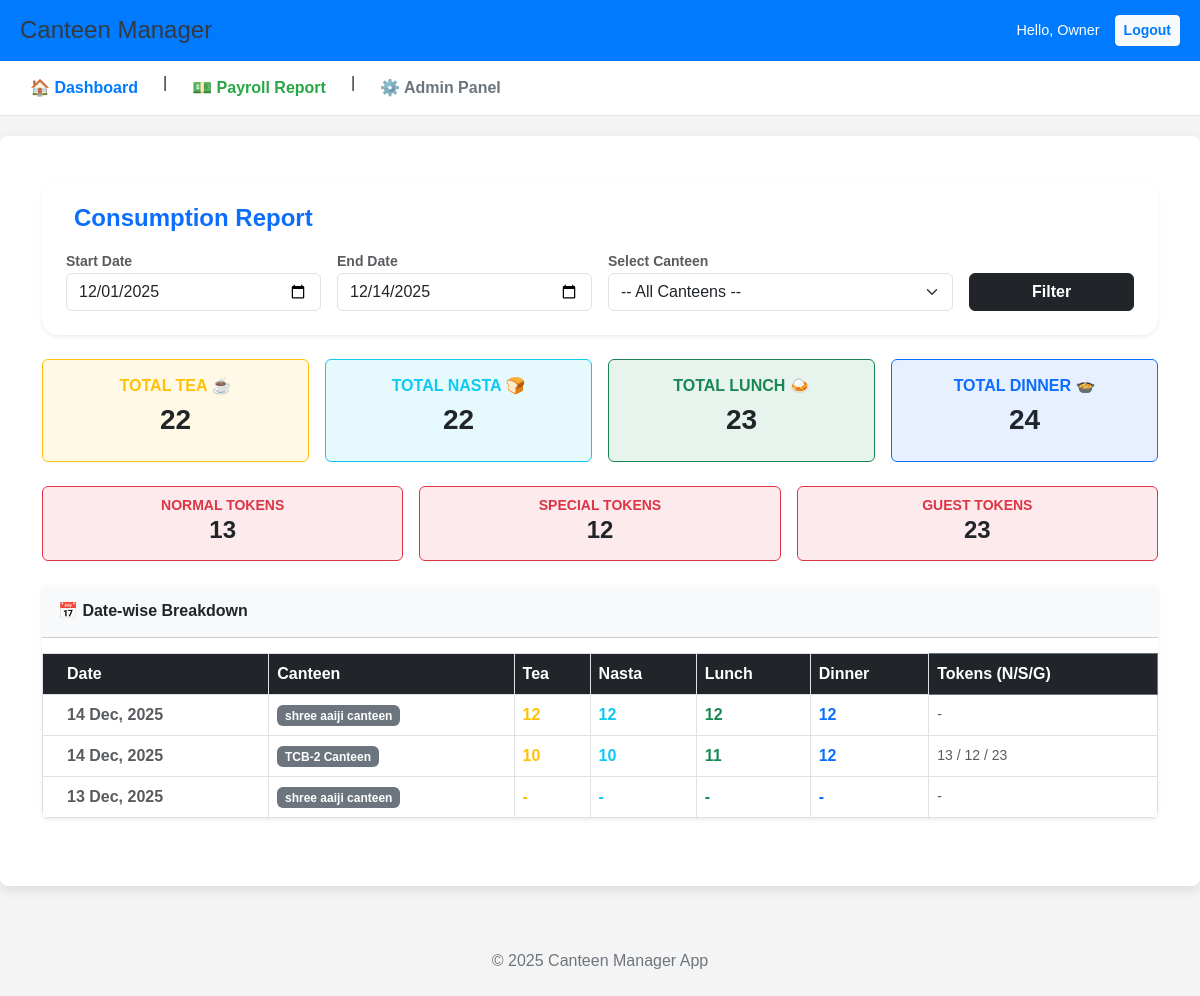
Page /management/report/consumption/ (signed in) on the committed database.
### management/models.py (models this page shows, shortened)
class DailyEntry(models.Model):
    canteen = models.ForeignKey(
        Canteen,
        on_delete=models.CASCADE,
        verbose_name="Canteen Name"
    )
    date = models.DateField(default=date.today, verbose_name="Entry Date")
    lunch_qty = models.IntegerField(default=0, verbose_name="Lunch Qty")
    dinner_qty = models.IntegerField(default=0, verbose_name="Dinner Qty")
    nasta_qty = models.IntegerField(default=0, verbose_name="Nasta Qty")
    tea_qty = models.IntegerField(default=0, verbose_name="Tea Qty") # Shree Aaiji only
    normal_token_qty = models.IntegerField(default=0, verbose_name="Normal Token Qty")
    special_token_qty = models.IntegerField(default=0, verbose_name="Special Token Qty")
    guest_token_qty = models.IntegerField(default=0, verbose_name="Guest Token Qty")
    cash_received = models.DecimalField(max_digits=10, decimal_places=2, default=0.00, null=True, verbose_name="Cash Payment Received")
    online_received = models.DecimalField(max_digits=10, decimal_places=2, default=0.00, null=True, verbose_name="Online Payment Received")
    cash_received = models.DecimalField(
    max_digits=10,
    decimal_places=2,
    default=0.00,
    null=True, # <--- यह जोड़ें
    verbose_name="Cash Payment Received"
    )
    online_received = models.DecimalField(
    max_digits=10,
    decimal_places=2,
    default=0.00,
    null=True, # <--- यह जोड़ें
    verbose_name="Online Payment Received"
    )
    class Meta:
        verbose_name = "Daily Service/Payment Entry"
        verbose_name_plural = "Daily Entries"
        unique_together = ('canteen', 'date') # एक कैंटीन में एक दिन में सिर्फ एक एंट्री
        ordering = ['-date', 'canteen__name']

class Canteen(models.Model):
    BILLING_CHOICES = [
        ('DAILY', 'Daily Payment/Tracking'),
        ('MONTHLY', 'Monthly Fixed Billing'),
    ]
    name = models.CharField(max_length=100, unique=True, verbose_name="Canteen Name")
    location = models.CharField(max_length=255, verbose_name="Location")
    billing_type = models.CharField(
        max_length=10,
        choices=BILLING_CHOICES,
        default='DAILY',
        verbose_name="Billing Type"
    )
    daily_lunch_count = models.IntegerField(default=0, verbose_name="Daily Lunch Count")
    daily_dinner_count = models.IntegerField(default=0, verbose_name="Daily Dinner Count")
    class Meta:
        verbose_name = "Canteen"
        verbose_name_plural = "Canteens"

### management/views.py (the view)
# urls.py: path('report/consumption/', views.consumption_report, name='consumption_report'),
@login_required
def consumption_report(request):
    today = date.today()
    start_date = request.GET.get('start_date', today.replace(day=1).strftime('%Y-%m-%d'))
    end_date = request.GET.get('end_date', today.strftime('%Y-%m-%d'))
    selected_canteen = request.GET.get('canteen')
    entries = DailyEntry.objects.filter(date__range=[start_date, end_date]).order_by('-date')
    if selected_canteen:
        entries = entries.filter(canteen_id=selected_canteen)
    totals = entries.aggregate(
        total_tea=Sum('tea_qty'),
        total_nasta=Sum('nasta_qty'),
        total_lunch=Sum('lunch_qty'),
        total_dinner=Sum('dinner_qty'),
        total_normal=Sum('normal_token_qty'),
        total_special=Sum('special_token_qty'),
        total_guest=Sum('guest_token_qty')
    )
    context = {
        'entries': entries,
        'totals': totals,
        'all_canteens': Canteen.objects.all(),
        'start_date': start_date,
        'end_date': end_date,
        'selected_canteen': int(selected_canteen) if selected_canteen else None
    }
    return render(request, 'management/consumption_report.html', context)

### management/templates/management/consumption_report.html (shortened to what this page needs)
{% extends 'base.html' %}
{% block content %}
<div class="container mt-4 mb-5">
    <div class="card shadow-sm border-0 mb-4 rounded-4">
        <div class="card-body p-4">
            <div class="d-flex flex-wrap justify-content-between align-items-center mb-3">
                <h4 class="fw-bold text-primary mb-0">Consumption Report</h4>
            </div>
            <form method="GET" class="row g-3 align-items-end">
                <div class="col-md-3">
                    <label class="small fw-bold text-muted">Start Date</label>
                    <input type="date" name="start_date" class="form-control" value="{{ start_date }}">
                </div>
                <div class="col-md-3">
                    <label class="small fw-bold text-muted">End Date</label>
                    <input type="date" name="end_date" class="form-control" value="{{ end_date }}">
                </div>
                <div class="col-md-4">
                    <label class="small fw-bold text-muted">Select Canteen</label>
                    <select name="canteen" class="form-select">
                        <option value="">-- All Canteens --</option>
                    </select>
                </div>
                <div class="col-md-2">
                    <button type="submit" class="btn btn-dark w-100 fw-bold"> Filter</button>
                </div>
            </form>
        </div>
    </div>
    <div class="row g-3 mb-4">
        <div class="col-md-3 col-6">
            <div class="card bg-warning bg-opacity-10 border-warning h-100">
                <div class="card-body text-center">
                    <h6 class="text-warning fw-bold">TOTAL TEA ☕</h6>
                    <h3 class="fw-bold text-dark">{{ totals.total_tea|default:0 }}</h3>
                </div>
            </div>
        </div>
        <div class="col-md-3 col-6">
            <div class="card bg-info bg-opacity-10 border-info h-100">
                <div class="card-body text-center">
                    <h6 class="text-info fw-bold">TOTAL NASTA 🍞</h6>
                    <h3 class="fw-bold text-dark">{{ totals.total_nasta|default:0 }}</h3>
                </div>
            </div>
        </div>
        <div class="col-md-3 col-6">
            <div class="card bg-success bg-opacity-10 border-success h-100">
                <div class="card-body text-center">
                    <h6 class="text-success fw-bold">TOTAL LUNCH 🍛</h6>
                    <h3 class="fw-bold text-dark">{{ totals.total_lunch|default:0 }}</h3>
                </div>
            </div>
        </div>
        <div class="col-md-3 col-6">
            <div class="card bg-primary bg-opacity-10 border-primary h-100">
                <div class="card-body text-center">
                    <h6 class="text-primary fw-bold">TOTAL DINNER 🍲</h6>
                    <h3 class="fw-bold text-dark">{{ totals.total_dinner|default:0 }}</h3>
                </div>
            </div>
        </div>
    </div>
    {% if totals.total_normal > 0 or totals.total_special > 0 %}
    <div class="row g-3 mb-4">
        <div class="col-md-4">
            <div class="card bg-danger bg-opacity-10 border-danger text-center py-2">
                <small class="fw-bold text-danger">NORMAL TOKENS</small>
                <h4 class="fw-bold">{{ totals.total_normal|default:0 }}</h4>
            </div>
        </div>
        <div class="col-md-4">
            <div class="card bg-danger bg-opacity-10 border-danger text-center py-2">
                <small class="fw-bold text-danger">SPECIAL TOKENS</small>
                <h4 class="fw-bold">{{ totals.total_special|default:0 }}</h4>
            </div>
        </div>
        <div class="col-md-4">
            <div class="card bg-danger bg-opacity-10 border-danger text-center py-2">
                <small class="fw-bold text-danger">GUEST TOKENS</small>
                <h4 class="fw-bold">{{ totals.total_guest|default:0 }}</h4>
            </div>
        </div>
    </div>
    {% endif %}
    <div class="card shadow-sm border-0 overflow-hidden">
        <div class="card-header bg-light py-3">
            <h6 class="mb-0 fw-bold">📅 Date-wise Breakdown</h6>
        </div>
        <div class="table-responsive">
            <table class="table table-hover align-middle mb-0 text-center">
                <thead class="table-dark">
                    <tr>
                        <th class="text-start ps-4">Date</th>
                        <th class="text-start">Canteen</th>
                        <th>Tea</th>
                        <th>Nasta</th>
                        <th>Lunch</th>
                        <th>Dinner</th>
                        <th class="border-start border-secondary">Tokens (N/S/G)</th>
                    </tr>
                </thead>
                <tbody>
                    {% for row in entries %}
                    <tr>
                        <td class="text-start ps-4 fw-bold text-muted">{{ row.date|date:"d M, Y" }}</td>
                        <td class="text-start"><span class="badge bg-secondary">{{ row.canteen.name }}</span></td>
                        <td class="fw-bold text-warning">{{ row.tea_qty|default:"-" }}</td>
                        <td class="fw-bold text-info">{{ row.nasta_qty|default:"-" }}</td>
                        <td class="fw-bold text-success">{{ row.lunch_qty|default:"-" }}</td>
                        <td class="fw-bold text-primary">{{ row.dinner_qty|default:"-" }}</td>
                        <td class="border-start small text-muted">
                            {% if row.normal_token_qty or row.special_token_qty or row.guest_token_qty %}
                                {{ row.normal_token_qty }} / {{ row.special_token_qty }} / {{ row.guest_token_qty }}
                            {% else %}
                                -
                            {% endif %}
                        </td>
                    </tr>
                    {% empty %}
                    <tr>
                        <td colspan="7" class="text-center py-5 text-muted">No entries found for this period.</td>
                    </tr>
                    {% endfor %}
                </tbody>
            </table>
        </div>
    </div>
</div>
{% endblock %}

### management/templates/base.html (shortened to what this page needs)
<!DOCTYPE html>
<html lang="en">
<head>
    <link href="https://cdn.jsdelivr.net/npm/bootstrap@5.3.0/dist/css/bootstrap.min.css" rel="stylesheet">
</head>
<body>
    <header>
        <div style="background-color: #007bff; color: white; padding: 15px 20px; display: flex; justify-content: space-between; align-items: center;">
            <h1 style="margin: 0; font-size: 1.5em;">Canteen Manager</h1>
            {% if user.is_authenticated %}
            <div style="display: flex; align-items: center; gap: 15px;">
                <span style="font-size: 0.9em;">Hello, {{ user.username }}</span>
                <form method="post" action="{% url 'logout' %}" style="margin: 0;">
                    <button type="submit" class="btn btn-sm btn-light" style="color: #007bff; font-weight: bold;">Logout</button>
                </form>
            </div>
            {% endif %}
        </div>
        <nav class="main-nav" style="background-color: #ffffff; padding: 10px 20px; border-bottom: 1px solid #e2e6ea;">
            {% if user.is_authenticated %}
            <div style="display: flex; gap: 15px;">
                <a href="{% url 'home_dashboard' %}" style="color: #007bff; font-weight: bold;">
                    🏠 Dashboard
                </a>
                |
                <a href="{% url 'payroll_summary' %}" style="color: #28a745; font-weight: bold;">
                    💵 Payroll Report
                </a>
                |
                <a href="/admin/" style="color: #6c757d; font-weight: bold;">
                    ⚙️ Admin Panel
                </a>
            </div>
            {% endif %}
        </nav>
    </header>
    <main>
        {% block content %}
        {% endblock %}
    </main>
    <footer style="text-align: center; padding: 10px; color: #6c757d;">
        <hr style="border-color: #dee2e6;">
        <p>&copy; 2025 Canteen Manager App</p>
    </footer>
</body>
</html>

### management/templates/base.html (style rules this page uses)
body { font-family: Arial, sans-serif; margin: 0; padding: 0; background-color: #f4f4f4; }
main { padding: 20px; max-width: 1200px; margin: 20px auto; background-color: white; min-height: 85vh; border-radius: 8px; box-shadow: 0 4px 12px rgba(0,0,0,0.1); }
h1 { color: #343a40; }
table { border-collapse: collapse; margin-top: 15px; width: 100%; }
th, td { border: 1px solid #dee2e6; padding: 12px; text-align: left; }
th { background-color: #f0f0f0; }
.main-nav a { text-decoration: none; padding: 5px 10px; border-radius: 4px; transition: background-color 0.3s; }

### rows in the picture
DailyEntry: date "14 Dec, 2025", canteen.name "shree aaiji canteen", tea_qty "12", nasta_qty "12", lunch_qty "12", dinner_qty "12"
DailyEntry: date "14 Dec, 2025", canteen.name "TCB-2 Canteen", tea_qty "10", nasta_qty "10", lunch_qty "11", dinner_qty "12", normal_token_qty "13", special_token_qty "12", guest_token_qty "23"
DailyEntry: date "13 Dec, 2025", canteen.name "shree aaiji canteen", tea_qty "-", nasta_qty "-", lunch_qty "-", dinner_qty "-"

### other values in the picture
{{ user.username }} "Owner"
{{ totals.total_tea|default:0 }} "22"
{{ totals.total_nasta|default:0 }} "22"
{{ totals.total_lunch|default:0 }} "23"
{{ totals.total_dinner|default:0 }} "24"
{{ totals.total_normal|default:0 }} "13"
{{ totals.total_special|default:0 }} "12"
{{ totals.total_guest|default:0 }} "23"
